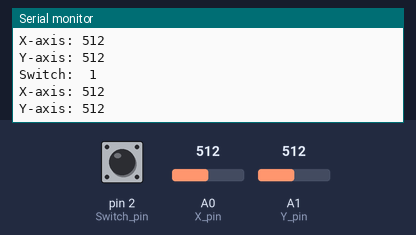
The sketch below on a simulated Arduino Uno, built with avr-gcc and run on an emulated ATmega328P. Parts: the last lines printed to the serial monitor. The inputs (shaded band) are chosen by the test bench; at power-on: A0 (X_pin) = 512, A1 (Y_pin) = 512, pin 2 (Switch_pin) HIGH.

Above: at 1.8 s.
1.9 s: A0 (X_pin) set to 716
At 2.6 s:
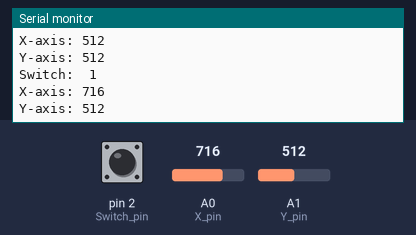
3.4 s: A1 (Y_pin) set to 716
At 4.7 s:
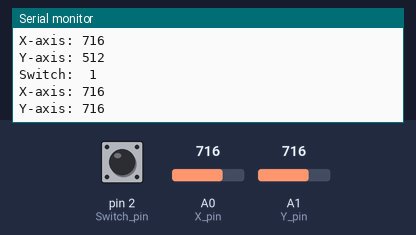
4.9 s: pin 2 (Switch_pin) pulled LOW for 1.2 s
7.6 s: A0 (X_pin) set to 900
At 8.6 s:
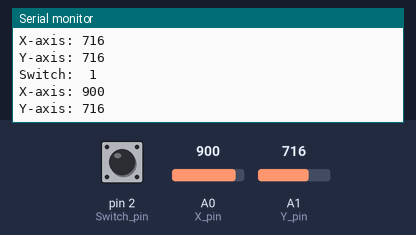
9.1 s: A1 (Y_pin) set to 900
At 10.8 s:
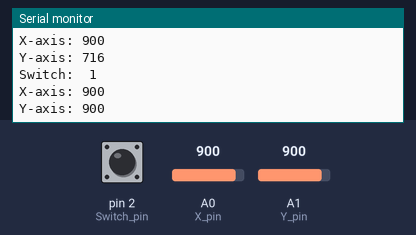
Timing chart, 0 to 11.6 s (numbered marks = the images above; inputs shaded):
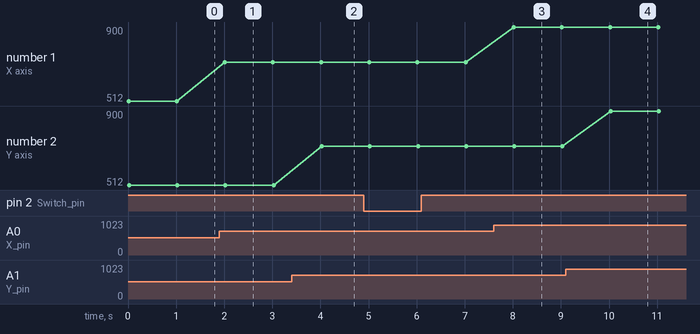

The sketch:

analog_joystick.ino
```cpp
// Analog Joystick

// Variable Definitions
const int Switch_pin = 2; // Digital pin connected to Switch output
const int X_pin = 0; // Analog pin connected to X output
const int Y_pin = 1; // Analog pin connected to Y output

void setup() {
  // Set the switch to INPUT
  pinMode(Switch_pin, INPUT);
  // Write HIGH to the switch
  digitalWrite(Switch_pin, HIGH);
  // Open up a serial connection with a Baud rate of 9600
  Serial.begin(9600);
}

void loop() {
  // Print the measured values
  Serial.print("Switch:  ");
  Serial.print(digitalRead(Switch_pin));
  Serial.print("\n");
  Serial.print("X-axis: ");
  Serial.print(analogRead(X_pin));
  Serial.print("\n");
  Serial.print("Y-axis: ");
  Serial.println(analogRead(Y_pin));
  Serial.print("\n\n");
  delay(1000);
}
```

Measured:
- after the input at 1.9 s, the serial monitor: prints a new line after 0.11 s (image 1)
- after the input at 3.4 s, the serial monitor: prints a new line after 0.63 s (image 2)
- after the input at 7.6 s, the serial monitor: prints a new line after 0.42 s (image 3)
- after the input at 9.1 s, the serial monitor: prints a new line after 0.93 s (image 4)
- plotted number 1: 512 → 716 after the input at 1.9 s, 716 → 900 after the input at 7.6 s
